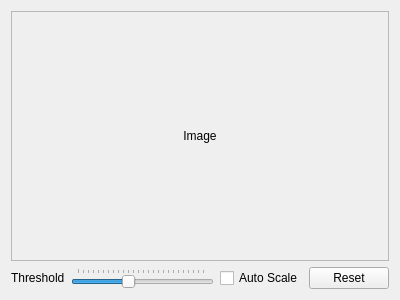
<?xml version="1.0" encoding="UTF-8"?>
<ui version="4.0">
 <class>BoxCircleContour</class>
 <widget class="QWidget" name="BoxCircleContour">
  <property name="windowModality">
   <enum>Qt::ApplicationModal</enum>
  </property>
  <property name="geometry">
   <rect>
    <x>0</x>
    <y>0</y>
    <width>400</width>
    <height>300</height>
   </rect>
  </property>
  <property name="windowTitle">
   <string>Bounding Box and Circle for Contour</string>
  </property>
  <layout class="QGridLayout" name="gridLayout_2">
   <item row="0" column="0">
    <widget class="QScrollArea" name="imageScrollArea">
     <property name="widgetResizable">
      <bool>true</bool>
     </property>
     <widget class="QWidget" name="scrollAreaWidgetContents">
      <property name="geometry">
       <rect>
        <x>0</x>
        <y>0</y>
        <width>380</width>
        <height>245</height>
       </rect>
      </property>
      <layout class="QGridLayout" name="gridLayout">
       <item row="0" column="0">
        <widget class="QLabel" name="image">
         <property name="text">
          <string>Image</string>
         </property>
         <property name="alignment">
          <set>Qt::AlignCenter</set>
         </property>
        </widget>
       </item>
      </layout>
     </widget>
    </widget>
   </item>
   <item row="1" column="0">
    <layout class="QHBoxLayout" name="horizontalLayout">
     <item>
      <widget class="QLabel" name="label_2">
       <property name="text">
        <string>Threshold</string>
       </property>
      </widget>
     </item>
     <item>
      <widget class="QSlider" name="thresholdSlider">
       <property name="maximum">
        <number>255</number>
       </property>
       <property name="value">
        <number>100</number>
       </property>
       <property name="orientation">
        <enum>Qt::Horizontal</enum>
       </property>
       <property name="tickPosition">
        <enum>QSlider::TicksAbove</enum>
       </property>
       <property name="tickInterval">
        <number>10</number>
       </property>
      </widget>
     </item>
     <item>
      <widget class="QCheckBox" name="autoScaleCheckBox">
       <property name="text">
        <string>Auto Scale</string>
       </property>
      </widget>
     </item>
     <item>
      <widget class="QPushButton" name="resetButton">
       <property name="text">
        <string>Reset</string>
       </property>
      </widget>
     </item>
    </layout>
   </item>
  </layout>
 </widget>
 <resources/>
 <connections/>
</ui>
